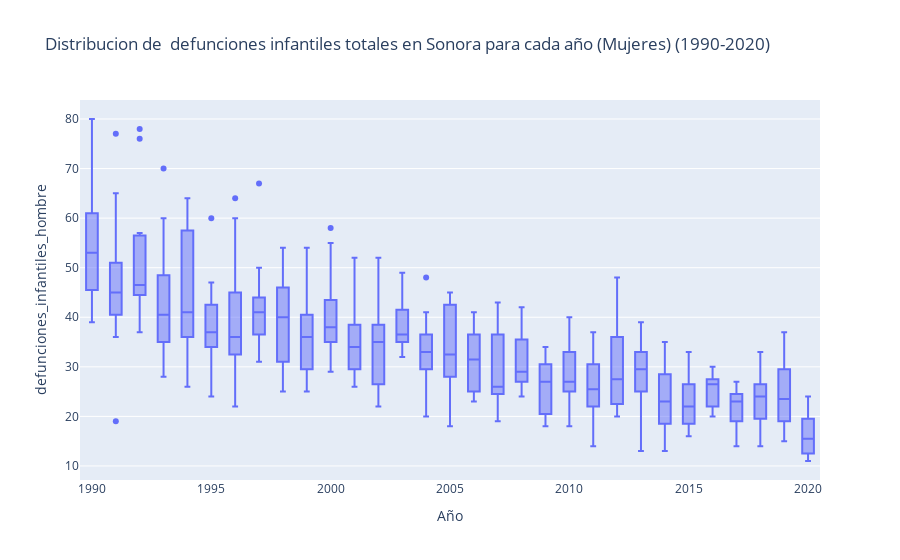

Write notebook code for a chart like this one.
### Code cell
#BoxPlot para las defunciones infantiles totales para cada año (Mujeres)
fig = px.box(defunciones_infantiles_clean, x="Año", y="defunciones_infantiles_hombre", 
             title='Distribucion de  defunciones infantiles totales en Sonora para cada año (Mujeres) (1990-2020)',
                labels={'defunciones_infantiles' : 'Defunciones infantiles'})

fig.show()

### Figure 1 — Plotly figure (JSON) as saved in the notebook; plotly's stock layout.template omitted (floating-point values rounded to 4 significant figures; data arrays with more than 128 entries replaced by an {"elided": "..."} marker saying what was removed)
{"data": [{"alignmentgroup": "True", "hovertemplate": "Año=%{x}<br>defunciones_infantiles_hombre=%{y}<extra></extra>", "legendgroup": "", "marker": {"color": "#636efa"}, "name": "", "notched": false, "offsetgroup": "", "orientation": "v", "showlegend": false, "type": "box", "x": {"elided": "372 int values"}, "x0": " ", "xaxis": "x", "y": {"elided": "372 int values"}, "y0": " ", "yaxis": "y"}], "layout": {"boxmode": "group", "legend": {"tracegroupgap": 0}, "title": {"text": "Distribucion de  defunciones infantiles totales en Sonora para cada año (Mujeres) (1990-2020)"}, "xaxis": {"anchor": "y", "domain": [0, 1], "title": {"text": "Año"}}, "yaxis": {"anchor": "x", "domain": [0, 1], "title": {"text": "defunciones_infantiles_hombre"}}}}
